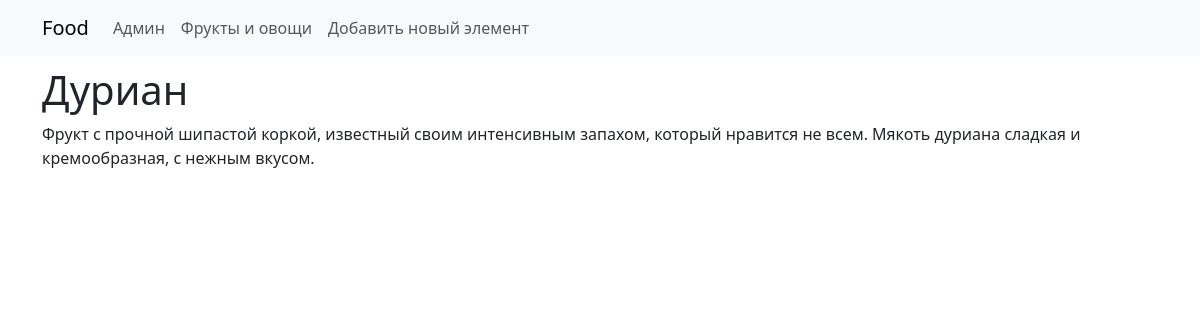
Page /food/2/ on the earlier database version.
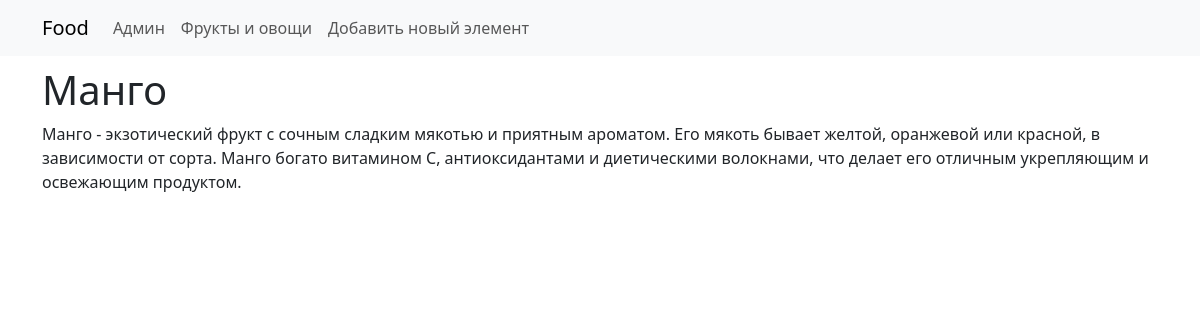
Same page on the later database version.
### table/models.py (models this page shows, shortened)
class Food(models.Model):
    name = models.CharField(max_length=100, verbose_name="Заголовок")
    description = models.TextField(verbose_name="Текст статьи")
    img = models.ImageField(upload_to='photos/%Y/%m/%d', blank=True, verbose_name='Фото')
    type = models.ForeignKey(FoodType, on_delete=models.PROTECT, null=True, default=1, verbose_name='Тип еды')

### table/views.py (the view)
# urls.py: path('food/<int:pk>/', views.food_detail, name='food_detail'),
def food_detail(request, pk):
    food = get_object_or_404(Food, pk=pk)
    return render(request, 'food_detail.html', {'food': food})

### table/templates/food_detail.html (shortened to what this page needs)
{% extends 'base.html' %}
{% block content %}
<section>
    <div class="container">
        <h1>{{ food.name }}</h1>
        <p>{{ food.description }}</p>
    </div>
</section>
{% endblock content %}

Differences in the rows shown:
changed Food: name "Дуриан" → "Манго"; description "Фрукт с прочной шипастой коркой, известный своим интенсивным запахом, который нравится не всем. Мякоть дуриана сладкая и кремообразная, с нежным вкусом." → "Манго - экзотический фрукт с сочным сладким мякотью и приятным ароматом. Его мякоть бывает желтой, оранжевой или красной, в зависимости от сорта. Манго богато витамином C, антиоксидантами и диетическими волокнами, что делает его отличным укрепляющим и освежающим продуктом."
